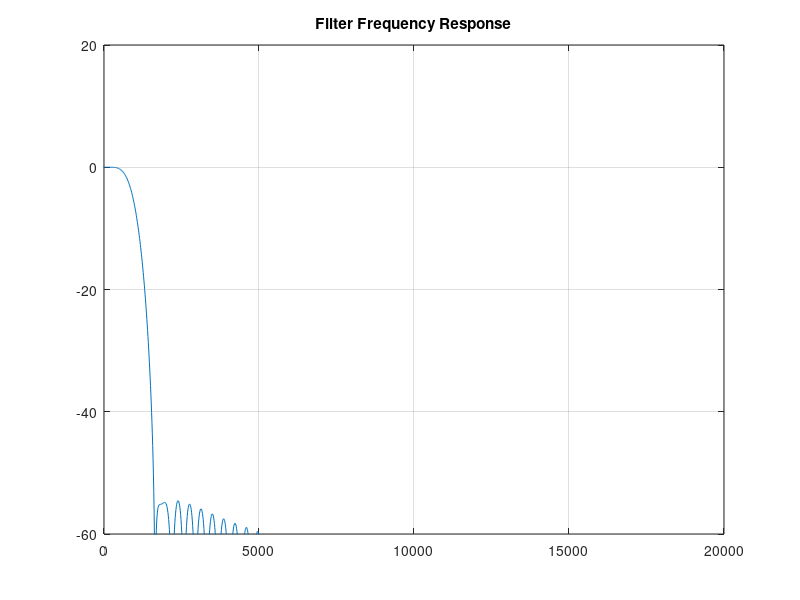
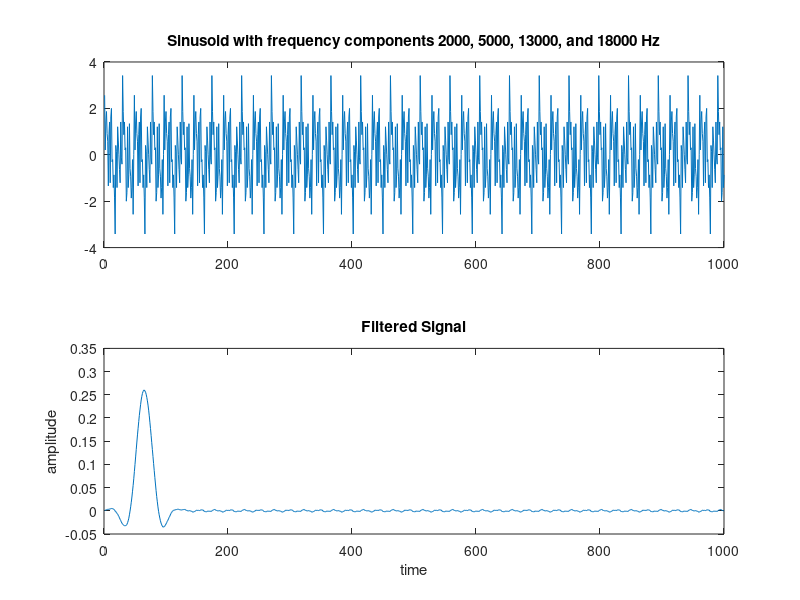
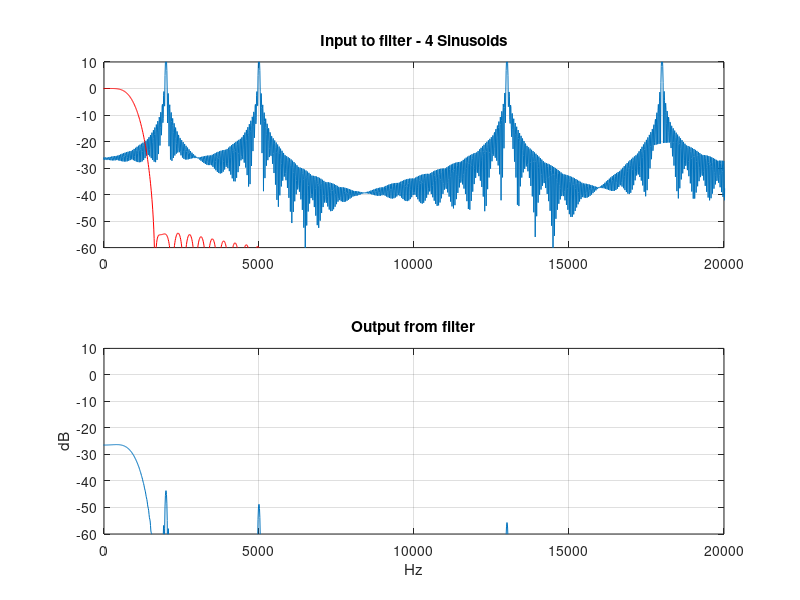

Recreate these plots in MATLAB, in order.
close all;
clear all;
clf
f1 = 1000;
f2 = 1500;
delta_f = f2-f1;
Fs = 48000;
dB  = 30;
order=5;
t=0:1/Fs:0.005;
N = dB*Fs/(22*delta_f)
f =  [f1 ]/(Fs/2)
hc = fir1(round(N)-1, f,'low')
figure
plot((-0.5:1/4096:0.5-1/4096)*Fs,20*log10(abs(fftshift(fft(hc,4096)))))
axis([0 20000 -60 20])
title('Filter Frequency Response')
grid on

x = sin(2*pi*[1:1000]*5000/Fs) +  sin(2*pi*[1:1000]*2000/Fs) + sin(2*pi*[1:1000]*13000/Fs)  + sin(2*pi*[1:1000]*18000/Fs);

sig = 20*log10(abs(fftshift(fft(x,4096))));
xf = filter(hc,1,x)
figure
subplot(211)
plot(x)
title('Sinusoid with frequency components 2000, 5000, 13000, and 18000 Hz')
subplot(212)
plot(xf)
title('Filtered Signal')
xlabel('time')
ylabel('amplitude')
x= (x/sum(x))/20
sig = 20*log10(abs(fftshift(fft(x,4096))));
xf = filter(hc,1,x)

figure
subplot(211)
plot((-0.5:1/4096:0.5-1/4096)*Fs,sig)
hold on
plot((-0.5:1/4096:0.5-1/4096)*Fs,20*log10(abs(fftshift(fft(hc,4096)))),'color','r')
hold off
axis([0 20000 -60 10])
title('Input to filter - 4 Sinusoids')
grid on
subplot(212)
plot((-0.5:1/4096:0.5-1/4096)*Fs,20*log10(abs(fftshift(fft(xf,4096)))))
axis([0 20000 -60 10])
title('Output from filter')
xlabel('Hz')
ylabel('dB')
grid on
